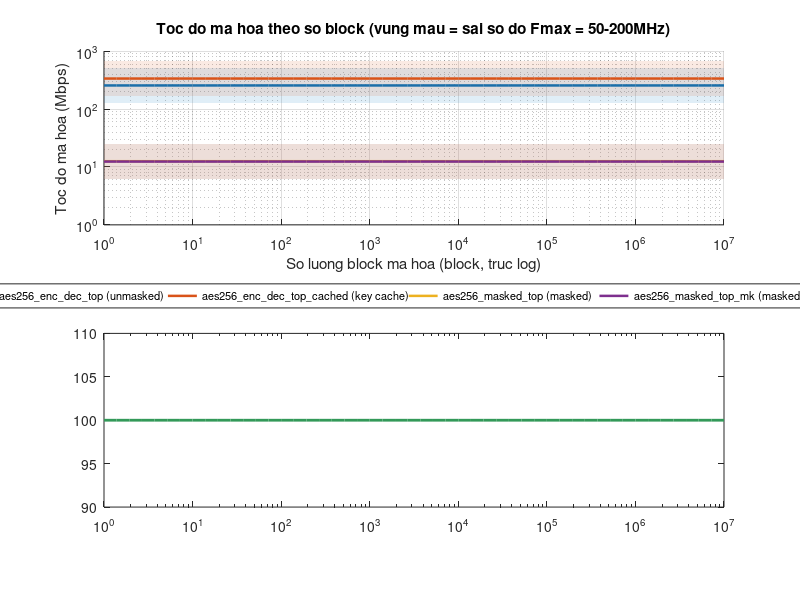

This chart was generated by the following MATLAB code: (Note: this script raises an error after producing the figure.)
%% aes_throughput_chart.m
% Bieu do truc log: tang so luong block ma hoa tu 1 den 10 trieu (10^7),
% xem TOC DO ma hoa (throughput, Mbps) va SAI SO toc do do bien doi tan so
% clock khi tong hop FPGA, cung voi TY LE CHINH XAC theo so luong block.
%
% Day la MO HINH LY THUYET tinh tu so cycle/block da do duoc trong
% testbench (khong phai chay sim thuc 10 trieu lan - qua lau).
% Muon so lieu toc do THAT, phai tong hop (synthesis) tren FPGA cu the
% va doc bao cao timing (.rpt) de lay Fmax thuc te.

clear; clc; close all;

%% ---- Thong so cac top module (cycles / block, do trong testbench) ----
module_names = {'aes256\_enc\_dec\_top (unmasked)', ...
                'aes256\_enc\_dec\_top\_cached (key cache)', ...
                'aes256\_masked\_top (masked)', ...
                'aes256\_masked\_top\_mk (masked + BRAM key)'};
cycles_per_block = [50, 38, 1017, 1032];   % tu bang verification results

% Khoang tan so clock gia dinh sau tong hop FPGA (vi du chung, CHUA do thuc te)
% -> day la nguon "sai so" toc do: Fmax thay doi theo FPGA/constraint/placement
f_min_MHz = 50;    % tan so thap (constraint chat, FPGA nho/cu)
f_typ_MHz = 100;   % tan so "danh gia" trung binh
f_max_MHz = 200;   % tan so cao (FPGA nhanh, da toi uu timing)

bits_per_block = 128;

%% ---- Truc so block: 1 -> 10^7, chia deu theo log ----
N = logspace(0, 7, 50);   % 10^0 den 10^7 block, 50 diem

figure('Color','w','Position',[100 100 1100 650]);

%% ---- Subplot 1: Throughput vs so block (loglog, co bang sai so) ----
subplot(2,1,1);
colors = lines(numel(module_names));
hold on;
for m = 1:numel(module_names)
    cyc = cycles_per_block(m);

    % Thoi gian (s) = N * cyc / f ; Throughput (Mbps) = N*bits / thoi_gian /1e6
    t_typ = N .* cyc ./ (f_typ_MHz*1e6);
    thr_typ = (N .* bits_per_block) ./ t_typ / 1e6;

    t_min_f = N .* cyc ./ (f_min_MHz*1e6);   % f thap -> thoi gian lau -> thr thap
    thr_low = (N .* bits_per_block) ./ t_min_f / 1e6;

    t_max_f = N .* cyc ./ (f_max_MHz*1e6);   % f cao -> thr cao
    thr_high = (N .* bits_per_block) ./ t_max_f / 1e6;

    % Vung sai so (do bien doi Fmax 50-200MHz) + duong "typ" o giua
    fill([N, fliplr(N)], [thr_low, fliplr(thr_high)], colors(m,:), ...
        'FaceAlpha', 0.12, 'EdgeColor', 'none', 'HandleVisibility', 'off');
    loglog(N, thr_typ, '-', 'Color', colors(m,:), 'LineWidth', 1.8, ...
        'DisplayName', module_names{m});
end
set(gca, 'XScale', 'log', 'YScale', 'log');
grid on;
xlabel('So luong block ma hoa (block, truc log)');
ylabel('Toc do ma hoa (Mbps)');
title('Toc do ma hoa theo so block (vung mau = sai so do Fmax = 50-200MHz)');
legend('Location', 'southoutside', 'Orientation', 'horizontal', 'FontSize', 8);
xlim([1, 1e7]);

%% ---- Subplot 2: Ty le chinh xac vs so block ----
subplot(2,1,2);
% AES la thuat toan tat dinh (deterministic): voi 1 key/data_in cho truoc,
% ket qua luon dung 100% bat ke ma hoa bao nhieu block (da kiem chung
% 440/440 tren vector NIST + ngau nhien). Khong co "nhieu" lam giam do
% chinh xac theo so luong, nen duong nay la hang 100%.
accuracy_pct = 100 * ones(size(N));
semilogx(N, accuracy_pct, 'LineWidth', 2, 'Color', [0.20 0.60 0.35]);
hold on;
yline(100, '--', 'Color', [0.6 0.6 0.6]);
ylim([90 102]);
grid on;
xlabel('So luong block ma hoa (block, truc log)');
ylabel('Ty le chinh xac (%)');
title('Ty le chinh xac ma hoa/giai ma theo so block (thuat toan tat dinh -> luon 100%)');
xlim([1, 1e7]);

sgtitle('AES-256 core: Toc do va Do chinh xac khi tang so block ma hoa', ...
    'FontWeight', 'bold');

saveas(gcf, 'aes_throughput_chart.png');
fprintf('Da luu bieu do: aes_throughput_chart.png\n');

fprintf('\n--- Vi du so lieu tai N = 1e6 block ---\n');
for m = 1:numel(module_names)
    cyc = cycles_per_block(m);
    t_typ = 1e6 * cyc / (f_typ_MHz*1e6);
    thr_typ = (1e6*bits_per_block)/t_typ/1e6;
    fprintf('  %-45s  %8.2f Mbps (Fmax=100MHz)\n', module_names{m}, thr_typ);
end
